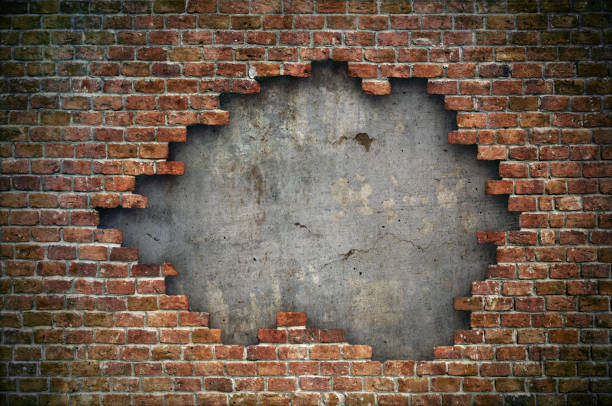
#> input picture statistics/brickwall.jpg, 612 x 406 px
$ jupyter execute kmeans_image_segmentation.ipynb
#> lines starting #> are read from the running program, lines starting #| are printed output that depends on the picture
[cell 1]
#pip install opencv-python numpy scikit-learn matplotlib pillow

[cell 2]
import cv2
import numpy as np
from sklearn.cluster import KMeans
import matplotlib.pyplot as plt
from PIL import Image

def segment_image_kmeans(image_path, k, output_path='segmented_output.png'):
    """
    Segment an image using K-means clustering.

    Parameters:
        image_path (str): Path to the input image.
        output_path (str): Path to save the segmented image.
        k (int): Number of clusters (colors) to segment into. Default is 3.

    Returns:
        None. Saves the segmented image to output_path.
    """
#> called with image_path = 'brickwall.jpg', k = 1, output_path = 'output_segmented.png'
    # Load image and convert to RGB (OpenCV loads in BGR)
    image = cv2.imread(image_path)
#> image is the input picture: shape (406, 612, 3); mean B, G, R 78.8, 92.5, 108.6
    image = cv2.cvtColor(image, cv2.COLOR_BGR2RGB)
    original_shape = image.shape
#> original_shape = (406, 612, 3)

    # Reshape image data to 2D array of pixels
    pixel_data = image.reshape((-1, 3))
    pixel_data = np.float32(pixel_data)

    # Apply K-means clustering
    kmeans = KMeans(n_clusters=k, random_state=42)
    labels = kmeans.fit_predict(pixel_data)
    centers = np.uint8(kmeans.cluster_centers_)

    # Replace pixels with their cluster centers
    segmented_data = centers[labels.flatten()]
    segmented_image = segmented_data.reshape(original_shape)
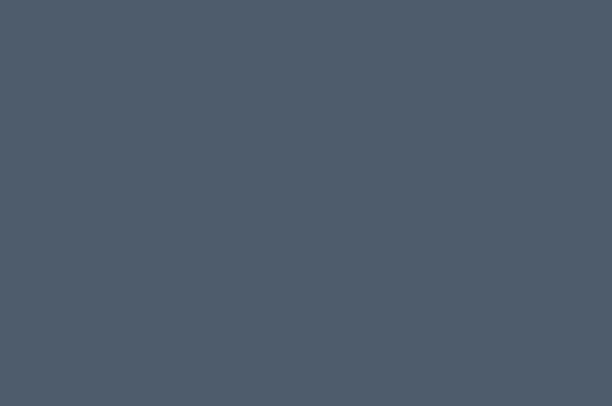
#> segmented_image: shape (406, 612, 3); mean of channels 0, 1, 2 108, 92, 78; drawn as B, G, R

    # Save segmented image
    segmented_image_pil = Image.fromarray(segmented_image)
    segmented_image_pil.save(output_path)
    print(f"Segmented image saved as {output_path}")
